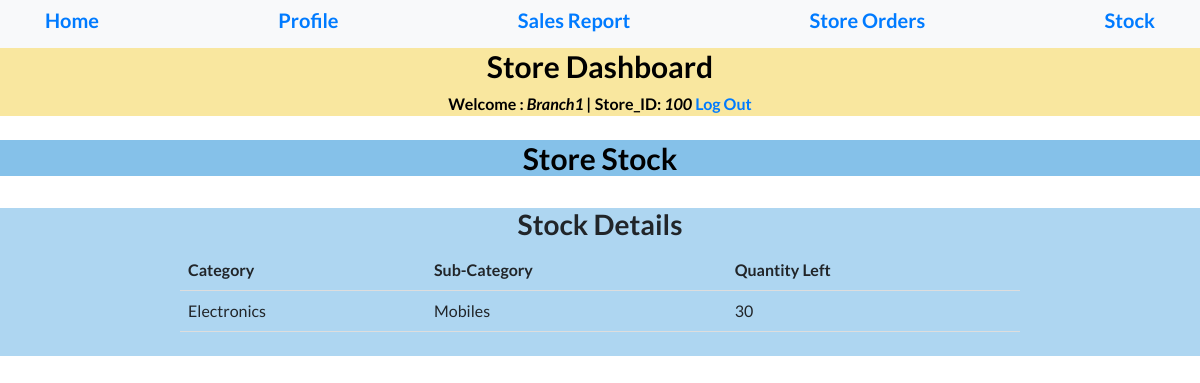
Screenshot of /sstock.php (signed in) with the database file from the repository.
### tables this page shows
CREATE TABLE `store` (
  `SID` int NOT NULL,
  `SPASS` varchar(20) NOT NULL DEFAULT 'admin',
  `SBRANCHNAME` varchar(20) NOT NULL,
  `SCITY` varchar(20) NOT NULL,
  `SREGION` varchar(20) NOT NULL,
  `SSTATE` varchar(20) NOT NULL,
  `SPCODE` int NOT NULL
);

CREATE TABLE `stock` (
  `CRY` varchar(20) NOT NULL,
  `SCRY` varchar(20) NOT NULL,
  `QUANT` int NOT NULL,
  `SID` int NOT NULL
);

### session.php (called while the page is built, shortened)
<?php
$conn = mysqli_connect("localhost:3308", "mahmoud", "2546", "store");
$user_check = $_SESSION['login_user'];
$query = "SELECT SBRANCHNAME from store where SID = '$user_check'";
$ses_sql = mysqli_query($conn, $query);
$row = mysqli_fetch_assoc($ses_sql);
$login_session = $row['SBRANCHNAME'];
$CustID=$user_check;
?>

### sstock.php (the view, shortened to what this page needs)
<?php
include('session.php');
?>
<!DOCTYPE html>
<html lang="en">
  <head>
    <link href="vendor/bootstrap/css/bootstrap.min.css" rel="stylesheet">
    <link href="vendor/fontawesome-free/css/all.min.css" rel="stylesheet">
    <link href="vendor/simple-line-icons/css/simple-line-icons.css" rel="stylesheet" type="text/css">
    <link href="css/landing-page.min.css" rel="stylesheet">
  </head>
  <body>
    <nav class="navbar navbar-light bg-light static-top">
      <div class="container">
        <a href="shome.php"><h5>Home</h5></a>
        <a href="sprofile.php"><h5>Profile</h5></a>
        <a href="ssales.php"><h5>Sales Report</h5></a>
        <a href="sorders.php"><h5>Store Orders</h5></a>
        <a href="sstock.php"><h5>Stock</h5></a>
      </div>
    </nav>
    <center><div style="background-color:#F9E79F">
      <center><h2 style="font-size:30px;color:Black">Store Dashboard</h2></center>
  <b id="welcome" style="color:Black">Welcome : <i style="color:Black"><?php echo $login_session;?> | </i></b>
  <b id="welcome" style="color:Black">Store_ID: <i style="color:Black"><?php echo $CustID; ?></i></b>
  <b id="logout"><a href="logout.php">Log Out</a></b>
 </div></center>
 <br>
 <center><div style="background-color:#85C1E9">
      <center><h2 style="font-size:30px;color:Black">Store Stock </h2></center>
 </div></center>
  <br>
<center>
<div style="background-color:#AED6F1">
     <center>
      <h3>Stock Details</h3>
      <table>
        <tr>
          <th>Category </th>
          <th>Sub-Category</th>
          <th>Quantity Left</th>
        </tr>
        <?php
      $order59 ="SELECT * FROM stock where SID=$CustID";
      $food9 = mysqli_query($conn, $order59);
      while($oss55 = mysqli_fetch_assoc($food9))
      {echo '<tr><td>'. $oss55["CRY"]."</td><td>". $oss55["SCRY"] . "</td><td>". $oss55["QUANT"]. "</td></tr>";
      }
?>
      </table>
      <br>
    </div></center>
    <br>
  </body>
</html>

### sstock.php (style rules this page uses)
table { border-collapse: collapse; width: 70%; }
th, td { padding: 8px; text-align: left; border-bottom: 1px solid #ddd; }

### rows the page displays
store: SBRANCHNAME "Branch1"
stock: CRY "Electronics", SCRY "Mobiles", QUANT "30"

### other values shown
$CustID "100"
